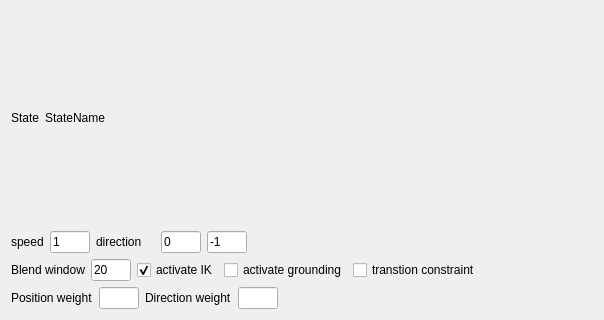
<?xml version="1.0" encoding="UTF-8"?>
<ui version="4.0">
 <class>MGStateMachineWidget</class>
 <widget class="QWidget" name="MGStateMachineWidget">
  <property name="geometry">
   <rect>
    <x>0</x>
    <y>0</y>
    <width>604</width>
    <height>320</height>
   </rect>
  </property>
  <property name="windowTitle">
   <string>Form</string>
  </property>
  <layout class="QVBoxLayout" name="verticalLayout">
   <item>
    <layout class="QHBoxLayout" name="horizontalLayout">
     <item>
      <widget class="QLabel" name="label_5">
       <property name="text">
        <string>State</string>
       </property>
      </widget>
     </item>
     <item>
      <widget class="QLabel" name="stateDisplay">
       <property name="text">
        <string>StateName</string>
       </property>
      </widget>
     </item>
     <item>
      <spacer name="horizontalSpacer_3">
       <property name="orientation">
        <enum>Qt::Horizontal</enum>
       </property>
       <property name="sizeHint" stdset="0">
        <size>
         <width>40</width>
         <height>20</height>
        </size>
       </property>
      </spacer>
     </item>
    </layout>
   </item>
   <item>
    <layout class="QHBoxLayout" name="horizontalLayout_2">
     <item>
      <widget class="QLabel" name="label_2">
       <property name="text">
        <string>speed</string>
       </property>
      </widget>
     </item>
     <item>
      <widget class="QLineEdit" name="animSpeedLineEdit">
       <property name="maximumSize">
        <size>
         <width>40</width>
         <height>16777215</height>
        </size>
       </property>
       <property name="text">
        <string>1</string>
       </property>
      </widget>
     </item>
     <item>
      <widget class="QLabel" name="label_3">
       <property name="text">
        <string>direction</string>
       </property>
      </widget>
     </item>
     <item>
      <widget class="QLabel" name="label_4">
       <property name="text">
        <string/>
       </property>
      </widget>
     </item>
     <item>
      <widget class="QLineEdit" name="dirXLineEdit">
       <property name="maximumSize">
        <size>
         <width>40</width>
         <height>16777215</height>
        </size>
       </property>
       <property name="text">
        <string>0</string>
       </property>
      </widget>
     </item>
     <item>
      <widget class="QLineEdit" name="dirZLineEdit">
       <property name="maximumSize">
        <size>
         <width>40</width>
         <height>16777215</height>
        </size>
       </property>
       <property name="text">
        <string>-1</string>
       </property>
      </widget>
     </item>
     <item>
      <spacer name="horizontalSpacer_2">
       <property name="orientation">
        <enum>Qt::Horizontal</enum>
       </property>
       <property name="sizeHint" stdset="0">
        <size>
         <width>40</width>
         <height>20</height>
        </size>
       </property>
      </spacer>
     </item>
    </layout>
   </item>
   <item>
    <layout class="QHBoxLayout" name="horizontalLayout_3">
     <item>
      <widget class="QLabel" name="label_6">
       <property name="text">
        <string>Blend window</string>
       </property>
      </widget>
     </item>
     <item>
      <widget class="QLineEdit" name="blendWindowLineEdit">
       <property name="maximumSize">
        <size>
         <width>40</width>
         <height>16777215</height>
        </size>
       </property>
       <property name="text">
        <string>20</string>
       </property>
      </widget>
     </item>
     <item>
      <widget class="QCheckBox" name="activateIKCheckBox">
       <property name="text">
        <string>activate IK</string>
       </property>
       <property name="checked">
        <bool>true</bool>
       </property>
      </widget>
     </item>
     <item>
      <widget class="QCheckBox" name="groundingCheckBox">
       <property name="text">
        <string>activate grounding</string>
       </property>
      </widget>
     </item>
     <item>
      <widget class="QCheckBox" name="transitionConstraintCheckBox">
       <property name="text">
        <string>transtion constraint</string>
       </property>
      </widget>
     </item>
     <item>
      <spacer name="horizontalSpacer">
       <property name="orientation">
        <enum>Qt::Horizontal</enum>
       </property>
       <property name="sizeHint" stdset="0">
        <size>
         <width>40</width>
         <height>20</height>
        </size>
       </property>
      </spacer>
     </item>
    </layout>
   </item>
   <item>
    <layout class="QHBoxLayout" name="horizontalLayout_4">
     <item>
      <widget class="QLabel" name="label">
       <property name="text">
        <string>Position weight</string>
       </property>
      </widget>
     </item>
     <item>
      <widget class="QLineEdit" name="posWeightLineEdit">
       <property name="maximumSize">
        <size>
         <width>40</width>
         <height>16777215</height>
        </size>
       </property>
      </widget>
     </item>
     <item>
      <widget class="QLabel" name="label_7">
       <property name="text">
        <string>Direction weight</string>
       </property>
      </widget>
     </item>
     <item>
      <widget class="QLineEdit" name="dirWeightLineEdit">
       <property name="maximumSize">
        <size>
         <width>40</width>
         <height>16777215</height>
        </size>
       </property>
      </widget>
     </item>
     <item>
      <spacer name="horizontalSpacer_4">
       <property name="orientation">
        <enum>Qt::Horizontal</enum>
       </property>
       <property name="sizeHint" stdset="0">
        <size>
         <width>40</width>
         <height>20</height>
        </size>
       </property>
      </spacer>
     </item>
    </layout>
   </item>
  </layout>
 </widget>
 <resources/>
 <connections/>
</ui>
